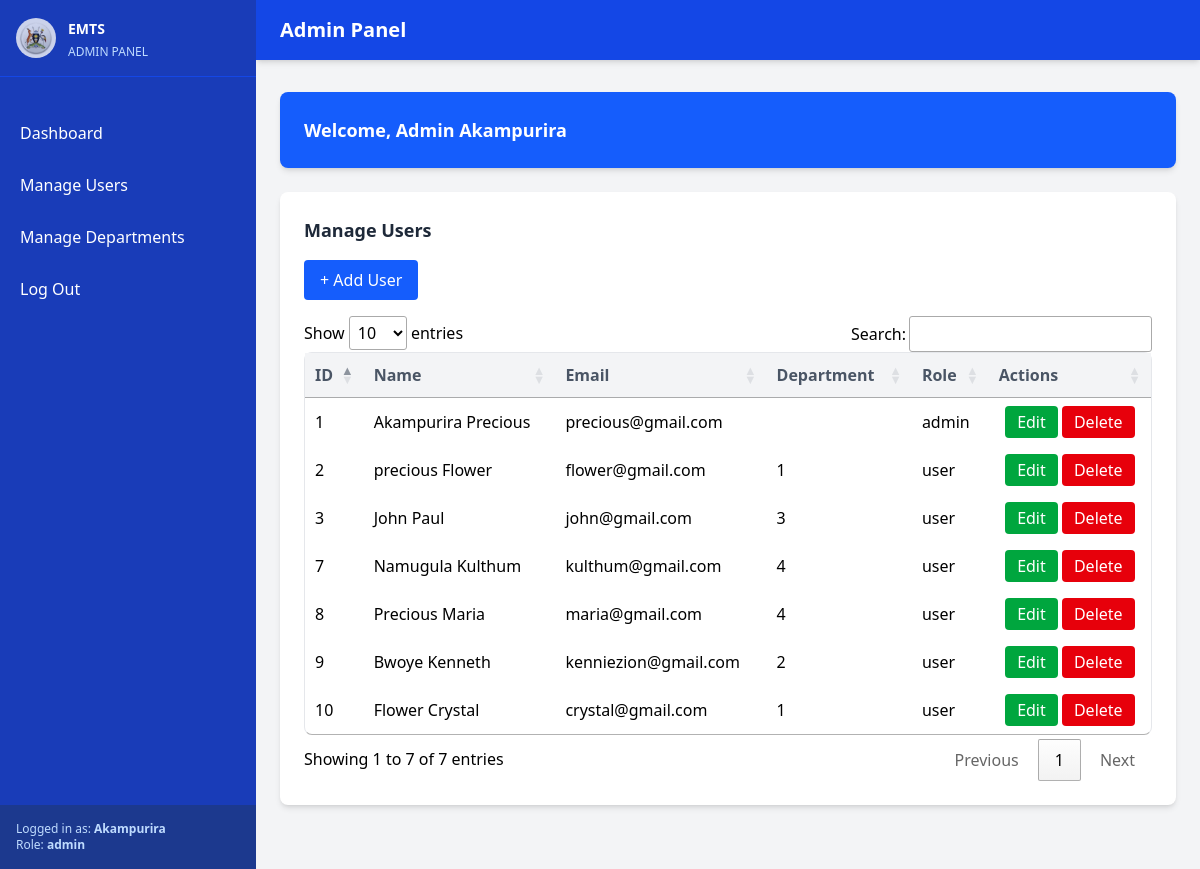
The page /admin/users.php (signed in) on the database its author committed.
### tables this page shows
CREATE TABLE `users` (
  `user_id` int(11) NOT NULL,
  `first_name` varchar(50) NOT NULL,
  `last_name` varchar(50) NOT NULL,
  `email` varchar(50) NOT NULL,
  `password` varchar(50) NOT NULL,
  `roles` enum('admin','user') NOT NULL,
  `dept_id` int(11) DEFAULT NULL
);

### admin/users.php (the view, shortened to what this page needs)
<?php
include('includes/dbh.php');
$sqlUsers = "SELECT user_id, first_name, last_name, email, dept_id, roles FROM users";
$userResult = $conn->query($sqlUsers);
?>
<!DOCTYPE html>
<html lang="en">
<head>
  <link rel="stylesheet" href="/src/output.css">
  <link rel="stylesheet" href="https://cdn.datatables.net/1.10.24/css/jquery.dataTables.css">
</head>
<body class="bg-gray-100 flex flex-col min-h-screen">
  <div class="flex flex-1">
    <aside class="sidebar bg-blue-800 text-white fixed h-full overflow-y-auto w-64">
      <div class="p-4 border-b border-blue-700 flex items-center">
        <img src="images/coa.jpg" class="h-10 w-10 rounded-full mr-3" alt="Logo" style="opacity:.8">
        <div>
          <span class="font-semibold text-sm">EMTS</span>
          <div class="text-xs text-blue-200 mt-1">ADMIN PANEL</div>
        </div>
      </div>
      <nav class="mt-6">
        <ul class="space-y-1 p-2">
          <li class="nav-item">
            <a href="dashboard.php" class="flex items-center px-3 py-3 text-white">
              <span>Dashboard</span>
            </a>
          </li>
          <li class="nav-item">
            <a href="users.php" class="flex items-center px-3 py-3 text-white">
              <span>Manage Users</span>
            </a>
          </li>
          <li class="nav-item">
            <a href="departments.php" class="flex items-center px-3 py-3 text-white">
              <span>Manage Departments</span>
            </a>
          </li>
          <li class="nav-item">
            <a href="logout.php" class="flex items-center px-3 py-3 text-white">
              <span>Log Out</span>
            </a>
          </li>
        </ul>
      </nav>
      <div class="absolute bottom-0 w-full p-4 bg-blue-900 text-blue-200 text-xs">
        <p>Logged in as: <span class="font-semibold"><?php echo $_SESSION['user']['first_name']; ?></span></p>
        <p>Role: <span class="font-semibold"><?php echo $_SESSION['user']['roles']; ?></span></p>
      </div>
    </aside>
    <div class="main-content flex-grow flex flex-col w-full ml-64">
      <header class="bg-blue-700 text-white shadow-md">
        <div class="max-w-7xl mx-auto px-6 py-4 flex justify-between items-center">
          <h1 class="text-xl font-semibold">Admin Panel</h1>
        </div>
      </header>
      <main class="flex-grow px-6 py-8">
        <div class="bg-blue-600 text-white rounded-lg shadow-md p-6 mb-6">
          <h2 class="text-lg font-bold">
            Welcome, Admin
            <?php echo $_SESSION['user']['first_name']; ?>
          </h2>
        </div>
        <section id="usersSection" class="mb-8">
          <div class="bg-white rounded-lg shadow-md p-6">
            <h2 class="text-lg font-semibold text-gray-800 mb-4">Manage Users</h2>
            <button class="mb-4 bg-blue-600 hover:bg-blue-700 text-white px-4 py-2 rounded" onclick="addUser()">
              + Add User
            </button>
            <div class="overflow-x-auto">
              <table id="usersTable" class="min-w-full border border-gray-200 rounded-lg">
                <thead class="bg-gray-100">
                  <tr>
                    <th class="px-4 py-2 text-left text-gray-600">ID</th>
                    <th class="px-4 py-2 text-left text-gray-600">Name</th>
                    <th class="px-4 py-2 text-left text-gray-600">Email</th>
                    <th class="px-4 py-2 text-left text-gray-600">Department</th>
                    <th class="px-4 py-2 text-left text-gray-600">Role</th>
                    <th class="px-4 py-2 text-center text-gray-600">Actions</th>
                  </tr>
                </thead>
                <tbody>
                  <?php if ($userResult->num_rows > 0): ?>
                    <?php while ($user = $userResult->fetch_assoc()): ?>
                      <tr class="border-b">
                        <td class="px-4 py-2"><?php echo $user['user_id']; ?></td>
                        <td class="px-4 py-2"><?php echo $user['first_name'] . ' ' . $user['last_name']; ?></td>
                        <td class="px-4 py-2"><?php echo $user['email']; ?></td>
                        <td class="px-4 py-2"><?php echo $user['dept_id']; ?></td>
                        <td class="px-4 py-2"><?php echo $user['roles']; ?></td>
                        <td class="px-4 py-2 text-center">
                          <button class="bg-green-600 hover:bg-green-700 text-white px-3 py-1 rounded" onclick="editUser(<?php echo $user['user_id']; ?>)">Edit</button>
                          <button class="bg-red-600 hover:bg-red-700 text-white px-3 py-1 rounded" onclick="deleteUser(<?php echo $user['user_id']; ?>)">Delete</button>
                        </td>
                      </tr>
                    <?php endwhile; ?>
                  <?php else: ?>
                    <tr>
                      <td colspan="6" class="px-4 py-2 text-center">No users found.</td>
                    </tr>
                  <?php endif; ?>
                </tbody>
              </table>
            </div>
          </div>
        </section>
      </main>
    </div>
  </div>
</body>
</html>

### rows shown on the page
users: user_id "1", first_name "Akampurira", last_name "Precious", email "precious@gmail.com", roles "admin"
users: user_id "2", first_name "precious", last_name "Flower", email "flower@gmail.com", dept "1", roles "user"
users: user_id "3", first_name "John", last_name "Paul", email "john@gmail.com", dept "3", roles "user"
users: user_id "7", first_name "Namugula", last_name "Kulthum", email "kulthum@gmail.com", dept "4", roles "user"
users: user_id "8", first_name "Precious", last_name "Maria", email "maria@gmail.com", dept "4", roles "user"
users: user_id "9", first_name "Bwoye", last_name "Kenneth", email "kenniezion@gmail.com", dept "2", roles "user"
users: user_id "10", first_name "Flower", last_name "Crystal", email "crystal@gmail.com", dept "1", roles "user"

### other values the page prints
$_SESSION['user']['first_name'] "Akampurira"
$_SESSION['user']['roles'] "admin"
